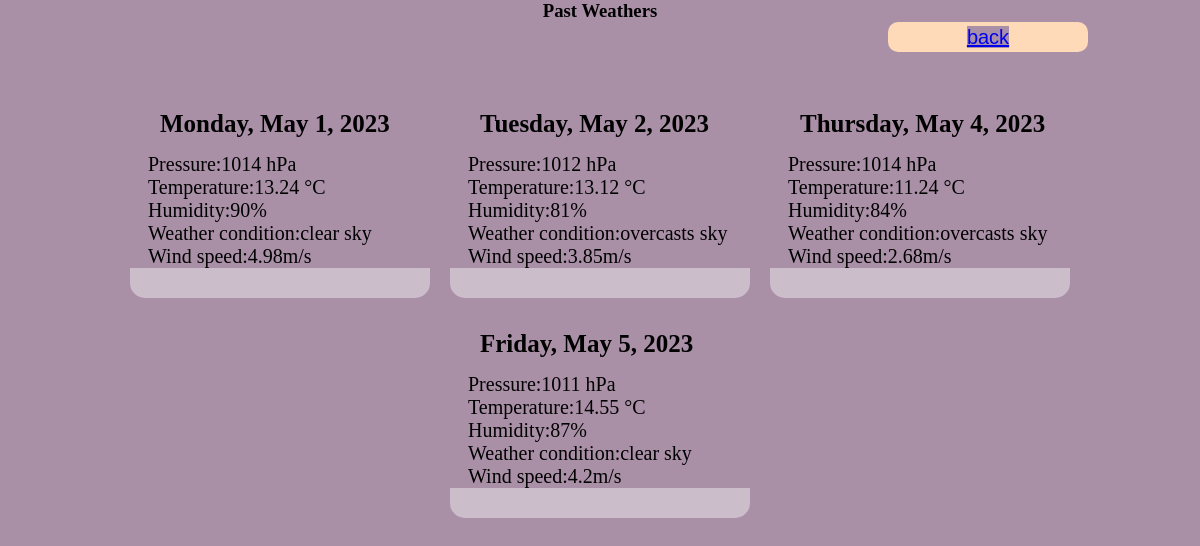
Page /DeeyaBastola_2331900.php on the committed database.
### tables this page shows
CREATE TABLE `weather` (
  `id` int(6) UNSIGNED NOT NULL,
  `temperature` float DEFAULT NULL,
  `humidity` float DEFAULT NULL,
  `pressure` float DEFAULT NULL,
  `wind_speed` float DEFAULT NULL,
  `weather_description` varchar(50) DEFAULT NULL,
  `date` timestamp NOT NULL DEFAULT current_timestamp()
);

### DeeyaBastola_2331900.php (the view, shortened to what this page needs)
<?php
$servername = "localhost";
$username = "root";
$password = "";
$db='prototype2';
$conn = mysqli_connect($servername, $username, $password,$db);
$sql = "SELECT * FROM weather";
$result = mysqli_query($conn, $sql);
$weather = array();
while ($row = mysqli_fetch_assoc($result)){
    $weather[] = $row;
}
?>
<!DOCTYPE html>
<html lang="en">
<head>
    <link rel="stylesheet" href="DeeyaBaastola_2331900(css2).css">
</head>
<body>
    <h3> Past Weathers  </h3 >
    <button> <a href="http://localhost:3000/DeeyaBastola__2331900.php">back</a></button>
    <section class="container">
        <?php $previous_date = null;  ?>
    <?php foreach ($weather as $data): ?>
        <?php $current_date = date('l, F j, Y', strtotime($data['date']));
        if ($current_date != $previous_date):?>
    <div class="card">
      <h2 class="date"><?php echo $current_date ?></h2>
      <p class="pressure">Pressure:<?php echo $data['pressure'] ?> hPa</p>
      <p class="pressure">Temperature:<?php echo $data['temperature'] ?> °C </p>
      <p class="humidity">Humidity:<?php echo $data['humidity'] ?>% </p>
      <p class="weather condition">Weather condition:<?php echo $data['weather_description'] ?> </p>
      <p class="wind speed">Wind speed:<?php echo $data['wind_speed'] ?>m/s</p>
      </div>
        <?php endif; ?>
        <?php  $previous_date = $current_date;  ?>
        <?php endforeach; ?>
      </section>
</body>
</html>

### DeeyaBaastola_2331900(css2).css (style rules this page uses)
* { margin:0; padding:0; box-sizing: border-box; background-color: rgb(170, 144, 167); }
body { background-position: center center; background-repeat: no-repeat; background-attachment: fixed; background-size: cover; height:100vh; }
h3 { text-align: center; font-weight: 20px; }
.container { display: flex; justify-content: center; padding-top: 3%; flex-wrap: wrap; height:300px; }
.card { background: rgba(299, 299, 299, 0.4); width: 300px; height:200px; margin: 10px; border-radius: 15px; }
.card h2 { padding-left: 10%; padding-top: 4%; padding-bottom: 5%; font-size: 25px; }
.card p { padding-left: 6%; font-size: 20px; }
button { font-size: 20px; font-weight: 300px; height: 30px; width:200px; margin-left: 74%; border-top-left-radius: 10px; border-bottom-left-radius: 10px; border-top-right-radius: 10px; border-bottom-right-radius: 10px; background-color:peachpuff; border: none; border-radius: 500; }

### rows in the picture
weather: date "Monday, May 1, 2023", pressure "1014", temperature "13.24", humidity "90", weather_description "clear sky", wind_speed "4.98"
weather: date "Tuesday, May 2, 2023", pressure "1012", temperature "13.12", humidity "81", weather_description "overcasts sky", wind_speed "3.85"
weather: date "Thursday, May 4, 2023", pressure "1014", temperature "11.24", humidity "84", weather_description "overcasts sky", wind_speed "2.68"
weather: date "Friday, May 5, 2023", pressure "1011", temperature "14.55", humidity "87", weather_description "clear sky", wind_speed "4.2"
